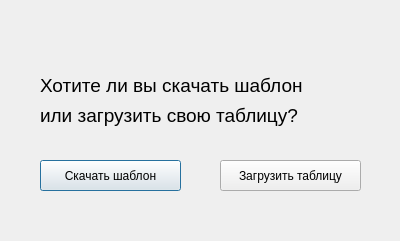
<?xml version="1.0" encoding="UTF-8"?>
<ui version="4.0">
 <class>Dialog</class>
 <widget class="QDialog" name="Dialog">
  <property name="geometry">
   <rect>
    <x>0</x>
    <y>0</y>
    <width>400</width>
    <height>241</height>
   </rect>
  </property>
  <property name="windowTitle">
   <string>Dialog</string>
  </property>
  <widget class="QLabel" name="label">
   <property name="geometry">
    <rect>
     <x>40</x>
     <y>50</y>
     <width>351</width>
     <height>71</height>
    </rect>
   </property>
   <property name="font">
    <font>
     <pointsize>14</pointsize>
    </font>
   </property>
   <property name="text">
    <string>Хотите ли вы скачать шаблон</string>
   </property>
  </widget>
  <widget class="QLabel" name="label_2">
   <property name="geometry">
    <rect>
     <x>40</x>
     <y>90</y>
     <width>321</width>
     <height>51</height>
    </rect>
   </property>
   <property name="font">
    <font>
     <pointsize>14</pointsize>
    </font>
   </property>
   <property name="text">
    <string>&lt;html&gt;&lt;head/&gt;&lt;body&gt;&lt;p&gt;или загрузить свою таблицу?&lt;/p&gt;&lt;/body&gt;&lt;/html&gt;</string>
   </property>
  </widget>
  <widget class="QPushButton" name="pushButton">
   <property name="geometry">
    <rect>
     <x>40</x>
     <y>160</y>
     <width>141</width>
     <height>31</height>
    </rect>
   </property>
   <property name="text">
    <string>Скачать шаблон</string>
   </property>
  </widget>
  <widget class="QPushButton" name="pushButton_2">
   <property name="geometry">
    <rect>
     <x>220</x>
     <y>160</y>
     <width>141</width>
     <height>31</height>
    </rect>
   </property>
   <property name="text">
    <string>Загрузить таблицу</string>
   </property>
  </widget>
 </widget>
 <resources/>
 <connections/>
</ui>
